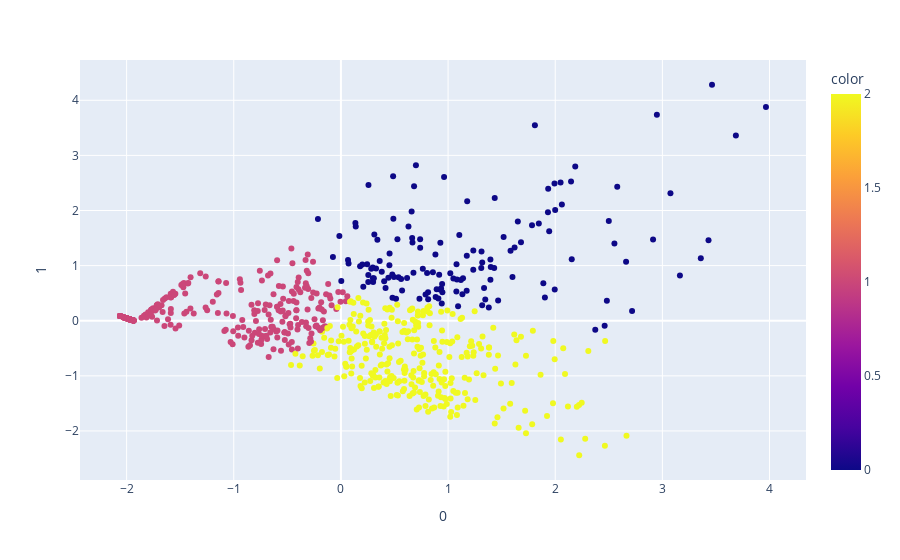

Notebook code cell kept with this figure:
### Markdown cell above
## Experiment 1

### Code cell
km = KMeans(n_clusters=3,
            n_init=3)
pca = PCA(n_components=3)
components = pca.fit_transform(X)
y_km = km.fit_predict(components)




fig = px.scatter(components, x=0, y=1, color=y_km)
fig.show()

### Figure 1 — Plotly figure (JSON) as saved in the notebook; plotly's stock layout.template omitted (floating-point values rounded to 4 significant figures; data arrays with more than 128 entries replaced by an {"elided": "..."} marker saying what was removed)
{"data": [{"hovertemplate": "0=%{x}<br>1=%{y}<br>color=%{marker.color}<extra></extra>", "legendgroup": "", "marker": {"color": {"elided": "747 int values"}, "coloraxis": "coloraxis", "symbol": "circle"}, "mode": "markers", "name": "", "orientation": "v", "showlegend": false, "type": "scatter", "x": {"elided": "747 float values"}, "xaxis": "x", "y": {"elided": "747 float values"}, "yaxis": "y"}], "layout": {"autosize": true, "coloraxis": {"colorbar": {"title": {"text": "color"}}, "colorscale": [[0, "#0d0887"], [0.1111, "#46039f"], [0.2222, "#7201a8"], [0.3333, "#9c179e"], [0.4444, "#bd3786"], [0.5556, "#d8576b"], [0.6667, "#ed7953"], [0.7778, "#fb9f3a"], [0.8889, "#fdca26"], [1, "#f0f921"]]}, "legend": {"tracegroupgap": 0}, "margin": {"t": 60}, "xaxis": {"anchor": "y", "autorange": true, "domain": [0, 1], "range": [-2.422, 4.327], "title": {"text": "0"}, "type": "linear"}, "yaxis": {"anchor": "x", "autorange": true, "domain": [0, 1], "range": [-2.917, 4.759], "title": {"text": "1"}, "type": "linear"}}}
